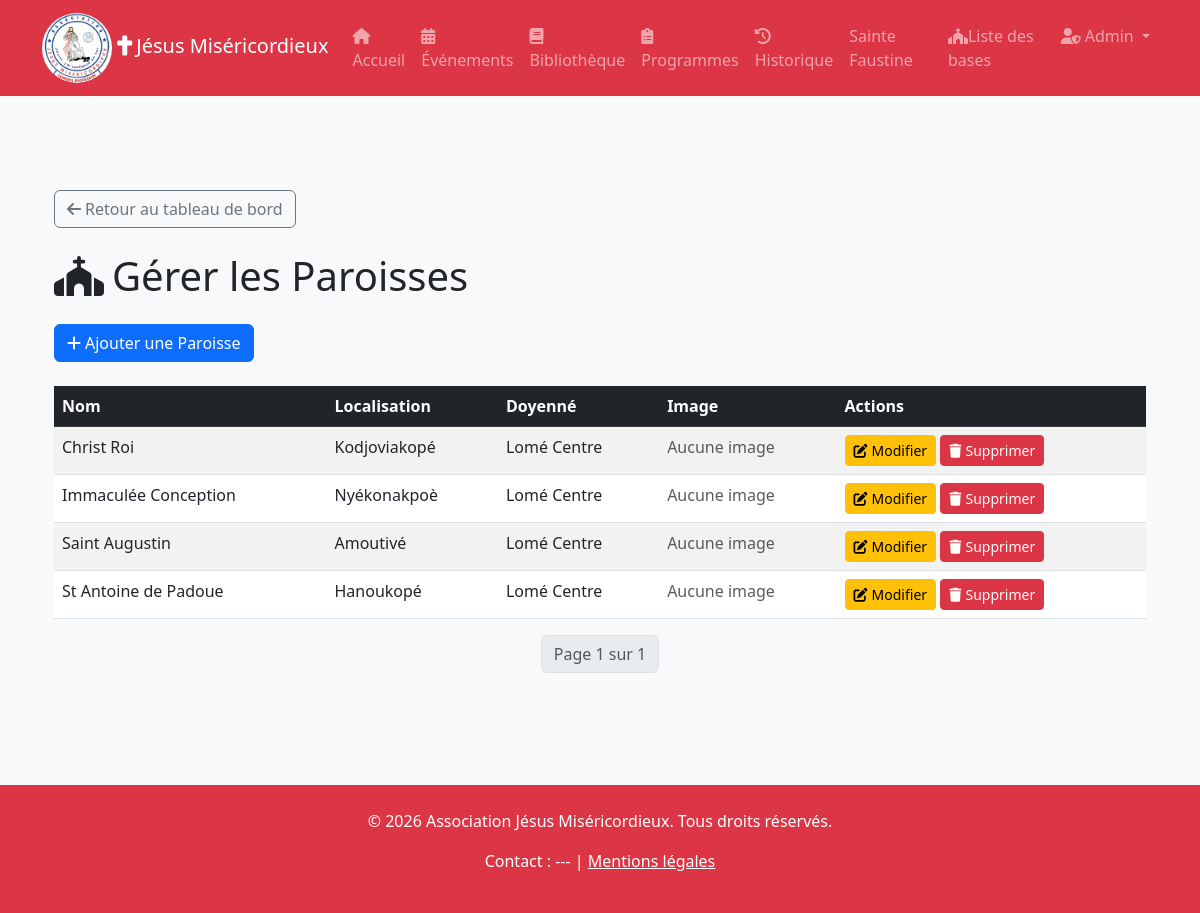
Screenshot of /siteadmin/parishes/ (signed in) with the database file from the repository.
### parishes/models.py (models this page shows, shortened)
class Parish(models.Model):
    name = models.CharField(max_length=200, verbose_name="Nom de la Paroisse")
    location = models.CharField(max_length=200, verbose_name="Localisation/Quartier")
    doyenne = models.ForeignKey(Doyenne, on_delete=models.CASCADE, related_name='parishes', verbose_name="Doyenné", blank=True, null=True)
    image = models.ImageField(upload_to='parishes/', verbose_name="Image", blank=True, null=True)
    created_at = models.DateTimeField(auto_now_add=True, verbose_name="Créé le")

class Doyenne(models.Model):
    name = models.CharField(max_length=200, verbose_name="Nom du Doyenné")
    created_at = models.DateTimeField(auto_now_add=True, verbose_name="Créé le")

### siteadmin/views.py (the view)
# urls.py: path('parishes/', views.manage_parishes, name='manage_parishes'),
@login_required
def manage_parishes(request):
    parishes_list = Parish.objects.all().order_by('name')
    paginator = Paginator(parishes_list, 10)  # Affiche 10 paroisses par page
    page_number = request.GET.get('page')
    parishes = paginator.get_page(page_number)
    return render(request, 'siteadmin/parishes/manage_parishes.html', {'parishes': parishes})

### siteadmin/templates/siteadmin/parishes/manage_parishes.html (shortened to what this page needs)
{% extends "base.html" %}
{% block content %}
<div class="container py-5">
    <div class="mb-4">
        <a href="{% url 'admin_dashboard' %}" class="btn btn-outline-secondary">
            <i class="fas fa-arrow-left me-1"></i>Retour au tableau de bord
        </a>
    </div>
    <h1 class="mb-4"><i class="fas fa-church me-2"></i>Gérer les Paroisses</h1>
    <div class="d-flex justify-content-between align-items-center mb-4">
        <a href="{% url 'add_parish' %}" class="btn btn-primary">
            <i class="fas fa-plus me-1"></i>Ajouter une Paroisse
        </a>
    </div>
    <div class="table-responsive">
        <table class="table table-striped table-hover">
            <thead class="table-dark">
                <tr>
                    <th>Nom</th>
                    <th>Localisation</th>
                    <th>Doyenné</th>
                    <th>Image</th>
                    <th>Actions</th>
                </tr>
            </thead>
            <tbody>
                {% for parish in parishes %}
                <tr>
                    <td>{{ parish.name }}</td>
                    <td>{{ parish.location }}</td>
                    <td>{{ parish.doyenne.name }}</td>
                    <td>
                        {% if parish.image %}
                        <img src="{{ parish.image.url }}" alt="{{ parish.name }}" class="img-thumbnail" style="max-height: 50px;">
                        {% else %}
                        <span class="text-muted">Aucune image</span>
                        {% endif %}
                    </td>
                    <td>
                        <a href="{% url 'edit_parish' parish.id %}" class="btn btn-sm btn-warning">
                            <i class="fas fa-edit me-1"></i>Modifier
                        </a>
                        <a href="{% url 'delete_parish' parish.id %}" class="btn btn-sm btn-danger" onclick="return confirm('Êtes-vous sûr de vouloir supprimer cette paroisse ?')">
                            <i class="fas fa-trash me-1"></i>Supprimer
                        </a>
                    </td>
                </tr>
                {% empty %}
                <tr>
                    <td colspan="5" class="text-center">Aucune paroisse trouvée.</td>
                </tr>
                {% endfor %}
            </tbody>
        </table>
    </div>
    <nav aria-label="Page navigation">
        <ul class="pagination justify-content-center">
            <li class="page-item disabled">
                <span class="page-link">
                    Page {{ parishes.number }} sur {{ parishes.paginator.num_pages }}
                </span>
            </li>
        </ul>
    </nav>
</div>
{% endblock %}

### static/css/styles.css (style rules this page uses)
:root { --primary-color: #0d6efd; --secondary-color: #6c757d; --light-color: #f8f9fa; --dark-color: #212529; }
body { font-family: 'Segoe UI', Tahoma, Geneva, Verdana, sans-serif; background-color: var(--light-color); color: var(--dark-color); padding-top: 70px; }

### rows the page displays
Parish: name "Christ Roi", location "Kodjoviakopé", doyenne.name "Lomé Centre", image "Aucune image"
Parish: name "Immaculée Conception", location "Nyékonakpoè", doyenne.name "Lomé Centre", image "Aucune image"
Parish: name "Saint Augustin", location "Amoutivé", doyenne.name "Lomé Centre", image "Aucune image"
Parish: name "St Antoine de Padoue", location "Hanoukopé", doyenne.name "Lomé Centre", image "Aucune image"

### other values shown
{{ parishes.number }} "1"
{{ parishes.paginator.num_pages }} "1"
